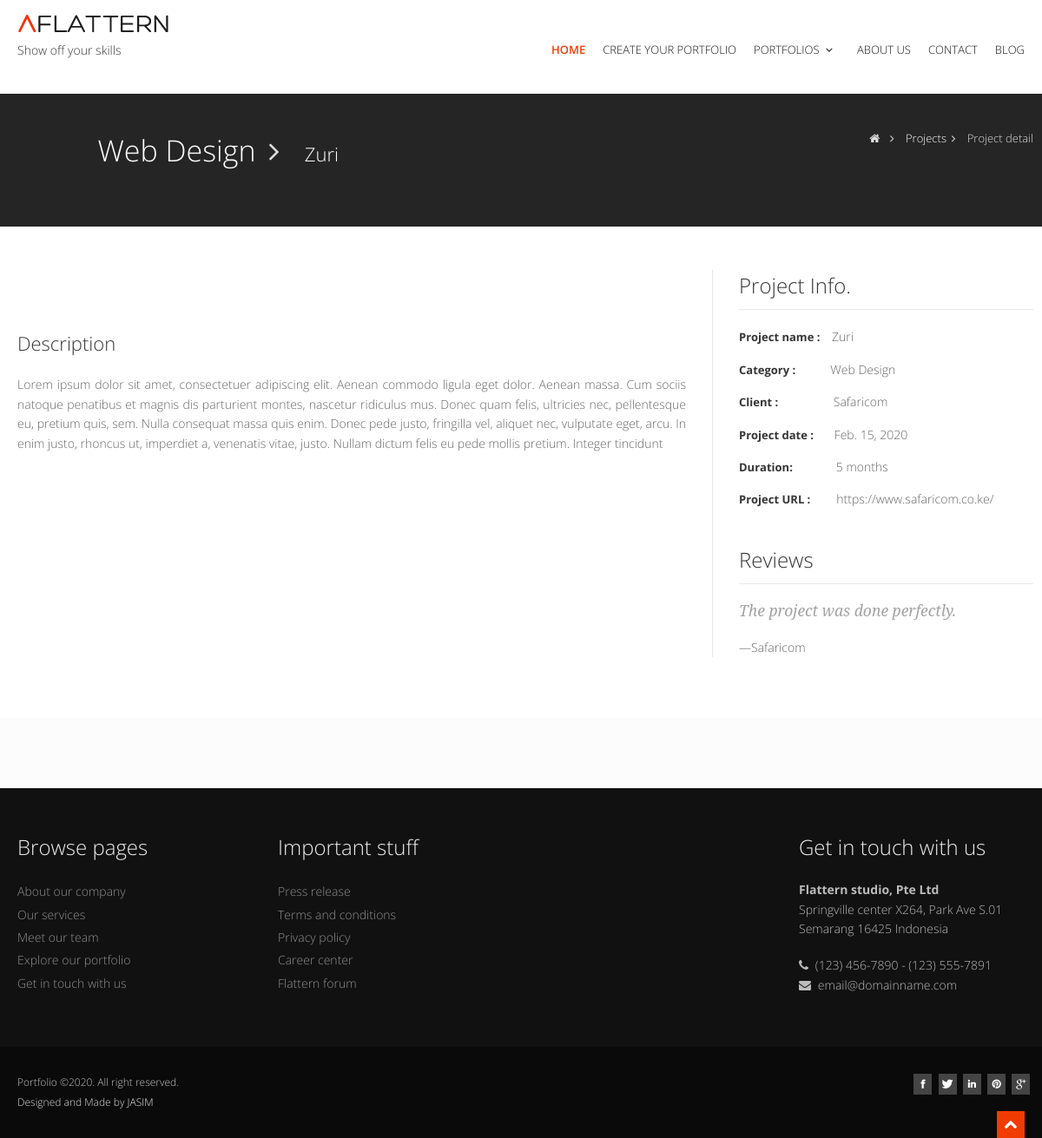
Screenshot of /project/2/ with the database file from the repository.
### jasim/models.py (models this page shows, shortened)
class Project(models.Model):
    added_by = models.ForeignKey(
        MyUser, on_delete=models.CASCADE, null=True, related_name="projects")
    category = models.ForeignKey(
        Category, on_delete=models.CASCADE, null=True, related_name='categories')
    title = models.CharField(max_length=100)
    description = models.TextField()
    created_on = models.DateField()
    duration = models.CharField(max_length=100)
    client_website = models.CharField(max_length=100)
    client_name = models.CharField(max_length=100)
    client_email = models.CharField(max_length=100)
    project_url = models.CharField(max_length=100)
    class Meta:
        ordering = ['-created_on']

class Category(models.Model):
    name = models.CharField(max_length=100)
    class Meta:
        verbose_name_plural = 'Categories'
    def __str__(self):
        return self.name

### jasim/views.py (the view)
# urls.py: path('project/<int:pk>/', views.ProjectDetail.as_view(), name='detail'),
class ProjectDetail(DetailView):
    model = Project
    template_name = 'project-detail.html'

### jasim/templates/project-detail.html (shortened to what this page needs)
{% extends 'base.html' %}
{% load static %}
{% block content %}
    <section id="inner-headline">
      <div class="container">
        <div class="row">
          <div class="span4">
            <div class="inner-heading">
              <ul class="breadcrumb">
                <li><h3><a href="#">{{project.category}}</a><i class="icon-angle-right"></i></h3></li>
                <li class="active"><h6 style="color:#ffffff;">{{project.title}}</h6></li>
              </ul>
            </div>
          </div>
          <div class="span8">
            <ul class="breadcrumb">
              <li><a href="#"><i class="icon-home"></i></a><i class="icon-angle-right"></i></li>
              <li><a href="{% url 'project' %}">Projects</a><i class="icon-angle-right"></i></li>
              <li class="active">Project detail</li>
            </ul>
          </div>
        </div>
      </div>
    </section>
    <section id="content">
      <div class="container">
        <div class="row">
          <div class="span8">
            <article>
              <div class="top-wrapper">
                <div class="flexslider">
                </div>
              </div>
              <h6>Description</h6>
              <p style="text-align: justify;">
                {{project.description}}
              </p>
            </article>
          </div>
          <div class="span4">
            <aside class="right-sidebar">
              <div class="widget">
                <h5 class="widgetheading">Project Info.</h5>
                <ul class="folio-detail">
                  <li><label style="margin-right:10px;">Project name :</label> {{project.title}}</li>
                  <li><label style="margin-right:40px;">Category :</label>{{project.category}}</li>
                  <li><label style="margin-right:60px;">Client :</label> {{project.client_name}}</li>
                  <li><label style="margin-right:20px;">Project date :</label> {{project.created_on}}</li>
                  <li><label style="margin-right:50px;">Duration:</label>{{project.duration}}</li>
                  <li><label style="margin-right:30px;">Project URL :</label><a href="{{project.project_url}}" target="_blank">{{project.project_url}}</a></li>
                </ul>
              </div>
              <div class="widget">
                <h5 class="widgetheading">Reviews</h5>
                <blockquote>
                  <p>The project was done perfectly.</p>
                  </blockquote>
                  <p>—{{project.client_name}}</p>
              </div>
            </aside>
          </div>
        </div>
      </div>
    </section>
{% endblock %}

### jasim/static/css/flexslider.css (style rules this page uses)
.flexslider { margin: 0; padding: 0; }
.flexslider { margin: 0 0 60px; background: #fff; border: 4px solid #fff; position: relative; -webkit-border-radius: 0; -moz-border-radius: 0; -o-border-radius: 0; border-radius: 0; box-shadow: none; -webkit-box-shadow: none; -moz-box-shadow: none; -o-box-shadow: none; zoom: 1; }

### jasim/static/css/style.css (style rules this page uses)
body { font-family: 'Open Sans', Arial, sans-serif; font-size: 14px; font-weight: 300; line-height: 1.6em; color: #656565; }
.container { padding: 0 20px 0 20px; position: relative; }
.row, .row-fluid { margin-bottom: 30px; }
#content { position: relative; background: #fff; padding: 50px 0 0 0; }
#inner-headline { background: #252525; position: relative; margin: 0; padding: 0; color: #fefefe; }
#inner-headline ul.breadcrumb { margin: 30px 0 0; float: right; }
#inner-headline ul.breadcrumb li { margin-bottom: 0; padding-bottom: 0; }
#inner-headline ul.breadcrumb li { font-size: 13px; color: #ddd; }
#inner-headline ul.breadcrumb li i { color: #dedede; }
#inner-headline ul.breadcrumb li a { color: #fff; }
.top-wrapper { margin-bottom: 20px; }
blockquote { font-size: 16px; font-weight: 400; font-family: 'Noto Serif', serif; font-style: italic; padding-left: 0; color: #a2a2a2; line-height: 1.6em; border: none; }
.widgetheading { width: 100%; padding: 0; }
aside .widgetheading { position: relative; border-bottom: #e9e9e9 1px solid; padding-bottom: 9px; }
article { float: left; width: 100%; margin-bottom: 40px; }
aside { position: relative; margin-bottom: 40px; }
.right-sidebar { border-left: 1px solid #e9e9e9; padding: 0 0 0 30px; -webkit-box-shadow: inset 1px 0 0 0 rgba(0, 0, 0, .01); box-shadow: inset 1px 0 0 0 rgba(0, 0, 0, .01); }
aside .widget { margin-bottom: 40px; }
ul.cat, ul.recent, ul.folio-detail, ul.contact-info { margin: 0; padding: 0; list-style: none; }
ul.cat li, ul.recent li, ul.folio-detail li, ul.contact-info li { margin: 0 0 15px 0; list-style: none; }
ul.cat li a, ul.folio-detail li a { color: #656565; }
ul.folio-detail li label { display: inline; cursor: default; color: #353535; font-weight: bold; }

### jasim/static/skins/default.css (style rules this page uses)
a, a:hover,a:focus,a:active, footer a.text-link:hover, strike, footer ul.link-list li a:hover, .post-meta span a:hover, footer a.text-link, ul.meta-post li a:hover, ul.cat li a:hover, ul.recent li h6 a:hover, ul.portfolio-categ li.active a, ul.portfolio-categ li.active a:hover, ul.portfolio-categ li a:hover,ul.related-post li h4 a:hover, span.highlight,article .post-heading h3 a:hover, .navbar .nav > .active > a,.navbar .nav > .active > a:hover,.navbar .nav > li > a:hover,.navbar .nav > li > a:focus,.navbar .nav > .active > a:focus, .validation { color:#F03C02; }

### jasim/static/css/overwrite.css (style rules this page uses)
h1, h2, h3, h4, h5, h6 { font-family: 'Open Sans', sans-serif; color:#353535; font-weight:300; line-height:1.5em; margin-top:0; }
h3 { font-size:34px; margin-bottom:22px; }
h5 { font-size:24px; margin-bottom:20px; }
h6 { font-size:22px; margin-bottom:20px; }
.widget h4,.widget h5 { font-weight:300; margin-bottom:20px; }
blockquote { margin: 0 0 20px; }
label, input, button, select, textarea { font-size: 13px; font-weight: normal; }
label { font-weight: bold; color:#353535; }
ul, ol { padding: 0; margin: 0 0 10px 25px; }
li { line-height: 1.6em; }
.breadcrumb { float:left; padding:10px 0 10px 0; margin:0; list-style: none; background: none; -webkit-border-radius: 0; -moz-border-radius: 0; border-radius: 0; }
.breadcrumb > li { display: inline-block; *display: inline; text-shadow: none; font-size:12px; *zoom: 1; margin:0; }
.breadcrumb > .active { color: #797979; }

### rows the page displays
Project: category "Web Design", title "Zuri", description "Lorem ipsum dolor sit amet, consectetuer adipiscing elit. Aenean commodo ligula eget dolor. Aenean massa. Cum sociis natoque penatibus et magnis dis parturient montes, nascetur ridiculus mus. Donec quam felis, ultricies nec, pellentesque eu, pretium quis, sem. Nulla consequat massa quis enim. Donec pede justo, fringilla vel, aliquet nec, vulputate eget, arcu. In enim justo, rhoncus ut, imperdiet a, venenatis vitae, justo. Nullam dictum felis eu pede mollis pretium. Integer tincidunt", client_name "Safaricom", created_on "Feb. 15, 2020", duration "5 months", project_url "https://www.safaricom.co.ke/"
